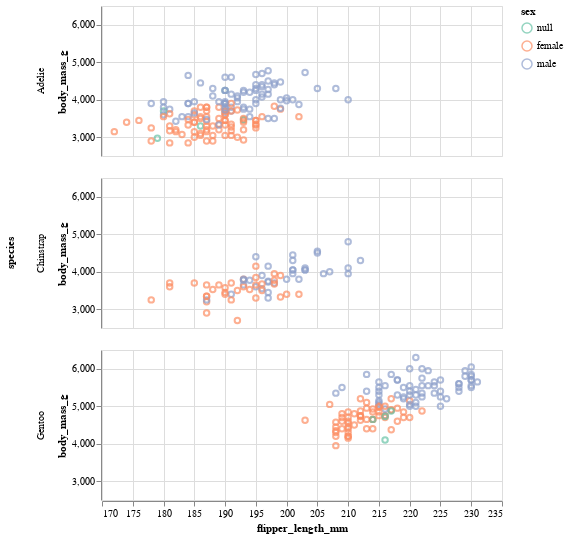

The code cell stored with this chart in its notebook:
### Markdown cell above
#### Example 1: Color schemes
> Scatter flipper length vs body mass for each species, colored by sex

### Code cell
(
    alt.Chart(penguins)
    .mark_point()
    .encode(
        x=alt.X("flipper_length_mm", scale=alt.Scale(zero=False)),
        y=alt.Y("body_mass_g", scale=alt.Scale(zero=False)),
        color=alt.Color("sex:N", scale=alt.Scale(scheme="set2")),
    )
    .properties(width=400, height=150)
    .facet(row="species")
)

### Figure 1 — Vega-Lite specification as saved in the notebook (floating-point values rounded to 4 significant figures; data arrays with more than 128 entries replaced by an {"elided": "..."} marker saying what was removed)
{"config": {"view": {"continuousWidth": 300, "continuousHeight": 300}}, "data": {"name": "data-6e6be28484bfcb7bdf9764c3163fc5aa"}, "facet": {"row": {"field": "species", "type": "nominal"}}, "spec": {"mark": {"type": "point"}, "encoding": {"color": {"field": "sex", "scale": {"scheme": "set2"}, "type": "nominal"}, "x": {"field": "flipper_length_mm", "scale": {"zero": false}, "type": "quantitative"}, "y": {"field": "body_mass_g", "scale": {"zero": false}, "type": "quantitative"}}, "height": 150, "width": 400}, "$schema": "https://vega.github.io/schema/vega-lite/v5.8.0.json", "datasets": {"data-6e6be28484bfcb7bdf9764c3163fc5aa": {"elided": "344 records"}}}
